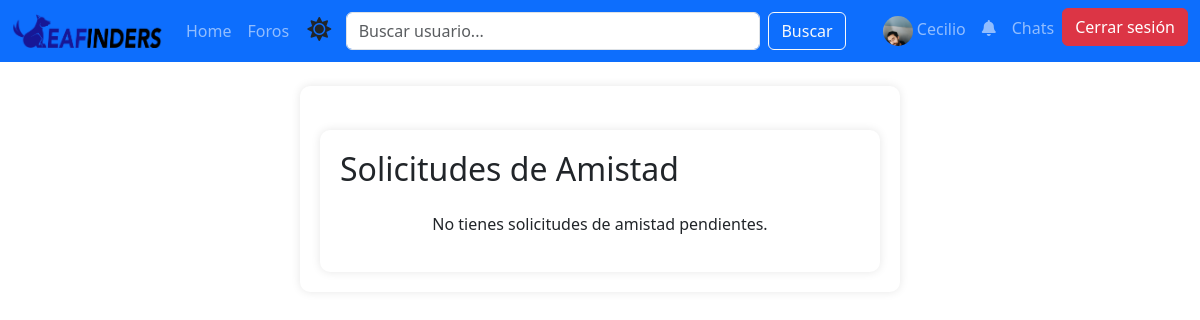
/Notificaciones/ (signed in), run on an earlier commit of the app's database.
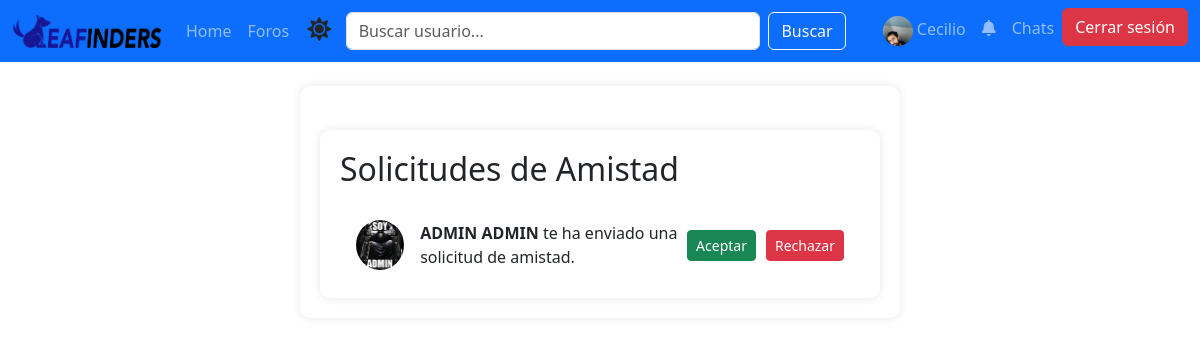
And on a later commit of the database.
### App/models.py (models this page shows, shortened)
class Usuario(AbstractBaseUser, PermissionsMixin):
    nombres = models.CharField(max_length=100)
    apellidos = models.CharField(max_length=100)
    email_institucional = models.EmailField(
        unique=True,
        validators=[RegexValidator(regex=r'^[\w\.-]+@eafit\.edu\.co$', message="El correo debe terminar en @eafit.edu.co")]
    )
    password = models.CharField(max_length=128)
    foto_perfil = models.ImageField(upload_to='perfil_fotos/', blank=True, null=True)
    biografia = models.TextField(blank=True, null=True)
    carrera = models.CharField(max_length=100, blank=True, null=True)
    semestre = models.IntegerField(blank=True, null=True)
    is_active = models.BooleanField(default=True)
    is_staff = models.BooleanField(default=False)
    date_joined = models.DateTimeField(auto_now_add=True)
    objects = UsuarioManager()
    USERNAME_FIELD = 'email_institucional'
    REQUIRED_FIELDS = ['nombres', 'apellidos']

class Amistad(models.Model):
    user1 = models.ForeignKey(settings.AUTH_USER_MODEL, related_name='amigos_user1', on_delete=models.CASCADE)
    user2 = models.ForeignKey(settings.AUTH_USER_MODEL, related_name='amigos_user2', on_delete=models.CASCADE)
    estado = models.CharField(max_length=20, choices=[('pendiente', 'Pendiente'), ('aceptada', 'Aceptada'), ('rechazada', 'Rechazada')], default='pendiente')
    fecha_amistad = models.DateTimeField(auto_now_add=True)

### App/views.py (the view)
# urls.py: path('Notificaciones/', views.Notificaciones, name='Notificaciones'),
@login_required
def Notificaciones(request):
    solicitudes = Amistad.objects.filter(user2=request.user, estado='pendiente')
    contexto = {
        'solicitudes': solicitudes,
    }
    return render(request, 'Notificaciones.html', contexto)

### App/context_processors.py (called while the page is built)
def notificaciones(request):
    if request.user.is_authenticated:
        solicitudes_pendientes = Amistad.objects.filter(
            user2=request.user,
            estado='pendiente'
        ).count()
        return {
            'solicitudes_pendientes': solicitudes_pendientes,
        }
    return {}

### App/Templates/Notificaciones.html (shortened to what this page needs)
{% extends 'Template.html' %}
{% load static %}
{% block content %}
<div class="container mt-4">
    <h2 class="mb-4">Solicitudes de Amistad</h2>
    {% if solicitudes %}
        <ul class="list-group">
            {% for solicitud in solicitudes %}
                <li class="list-group-item d-flex justify-content-between align-items-center">
                    <div class="d-flex align-items-center">
                        {% if solicitud.user1.foto_perfil %}
                            <img src="{{ solicitud.user1.foto_perfil.url }}" alt="Foto de perfil" class="rounded-circle me-3" style="width: 50px; height: 50px;">
                        {% else %}
                            <img src="{% static 'default_profile.jpg' %}" alt="Foto de perfil" class="rounded-circle me-3" style="width: 50px; height: 50px;">
                        {% endif %}
                        <span>
                            <strong>{{ solicitud.user1.nombres }} {{ solicitud.user1.apellidos }}</strong> te ha enviado una solicitud de amistad.
                        </span>
                    </div>
                    <div class="btn-group" role="group">
                        <form method="post" action="{% url 'aceptar_solicitud_amistad' solicitud.id %}" class="d-inline">
                            <button type="submit" class="btn btn-success btn-sm">Aceptar</button>
                        </form>
                        <form method="post" action="{% url 'rechazar_solicitud_amistad' solicitud.id %}" class="d-inline">
                            <button type="submit" class="btn btn-danger btn-sm">Rechazar</button>
                        </form>
                    </div>
                </li>
            {% endfor %}
        </ul>
    {% else %}
        <p class="text-center">No tienes solicitudes de amistad pendientes.</p>
    {% endif %}
</div>
{% endblock %}

### App/Templates/Template.html (shortened to what this page needs)
<!DOCTYPE HTML>
<html lang="es">
<head>
    <link rel="stylesheet" href="https://cdnjs.cloudflare.com/ajax/libs/font-awesome/5.15.4/css/all.min.css">
    <link href="https://cdn.jsdelivr.net/npm/bootstrap@5.3.3/dist/css/bootstrap.min.css" rel="stylesheet">
    {% load static %}
    <link href="{% static 'styles.css' %}" rel="stylesheet">
</head>
<body>
    {% load static %}
    <nav class="navbar navbar-expand-lg navbar-dark bg-primary">
        <div class="container-fluid d-flex justify-content-between align-items-center">
            <a class="navbar-brand d-flex align-items-center" href="{% url 'home' %}">
                <img src="{% static 'logo.png' %}" alt="Logo" style="max-width: 150px; height: auto;">
            </a>
            <div class="collapse navbar-collapse justify-content-between align-items-center" id="navbarNav">
                <ul class="navbar-nav">
                    <li class="nav-item">
                        <a class="nav-link" href="{% url 'home' %}">Home</a>
                    </li>
                    <li class="nav-item">
                        <a class="nav-link" href="{% url 'lista_foros' %}">Foros</a>
                    </li>
                    <li class="nav-item">
                        <span id="dark-mode-toggle">
                            <i class="fas fa-sun" id="toggle-icon"></i>
                        </span>
                    </li>
                </ul>
                <form class="d-flex search-bar mx-auto" style="max-width: 500px; width: 100%;" method="GET" action="{% url 'buscar_usuarios' %}">
                    <input class="form-control me-2" type="search" name="query" placeholder="Buscar usuario..." aria-label="Search" required>
                    <button class="btn btn-outline-light" type="submit">Buscar</button>
                </form>
                <ul class="navbar-nav ms-auto">
                    {% if user.is_authenticated %}
                        <li class="nav-item">
                            <a class="nav-link" href="{% url 'Cuenta' %}">
                                {% if user.foto_perfil %}
                                    <img src="{{ user.foto_perfil.url }}" alt="Foto de perfil" class="profile-pic-navbar">
                                {% else %}
                                    <img src="{% static 'default_profile.jpg' %}" alt="Foto de perfil" class="profile-pic-navbar">
                                {% endif %}
                                {{ user.nombres }}
                            </a>
                        </li>
                        <li class="nav-item">
                            <a class="nav-link position-relative" href="{% url 'Notificaciones' %}">
                                <i class="fas fa-bell"></i>
                            </a>
                        </li>
                        <li class="nav-item">
                            <a class="nav-link" href="{% url 'lista_conversaciones' %}">Chats</a>
                        </li>
                        <li class="nav-item">
                            <button class="btn btn-danger" id="logout-btn">Cerrar sesión</button>
                        </li>
                    {% endif %}
                </ul>
            </div>
        </div>
    </nav>
    <div class="container mt-4">
        {% block content %}
        {% endblock %}
    </div>
</body>
</html>

### App/static/styles.css (style rules this page uses)
.profile-pic-navbar { width: 30px; height: 30px; object-fit: cover; border-radius: 50%; }

### App/Templates/Notificaciones.html (style rules this page uses)
.container { max-width: 600px; background-color: #fff; border-radius: 10px; box-shadow: 0 0 10px rgba(0, 0, 0, 0.1); padding: 20px; }
.list-group-item { border: none; border-bottom: 1px solid #ddd; }
.list-group-item:last-child { border-bottom: none; }
.btn-group { display: flex; gap: 10px; }

### App/Templates/Template.html (style rules this page uses)
.profile-pic-navbar { width: 30px; height: 30px; border-radius: 50%; }
#dark-mode-toggle { cursor: pointer; background: none; border: none; padding: 0; color: inherit; font-size: 1.5rem; margin-left: 10px; }

What changed in the data, as far as the page shows it:
added Amistad: user1.foto_perfil (picture), user1.nombres "ADMIN", user1.apellidos "ADMIN"
Also different on the page:
text no longer shown: "No tienes solicitudes de amistad pendientes."
